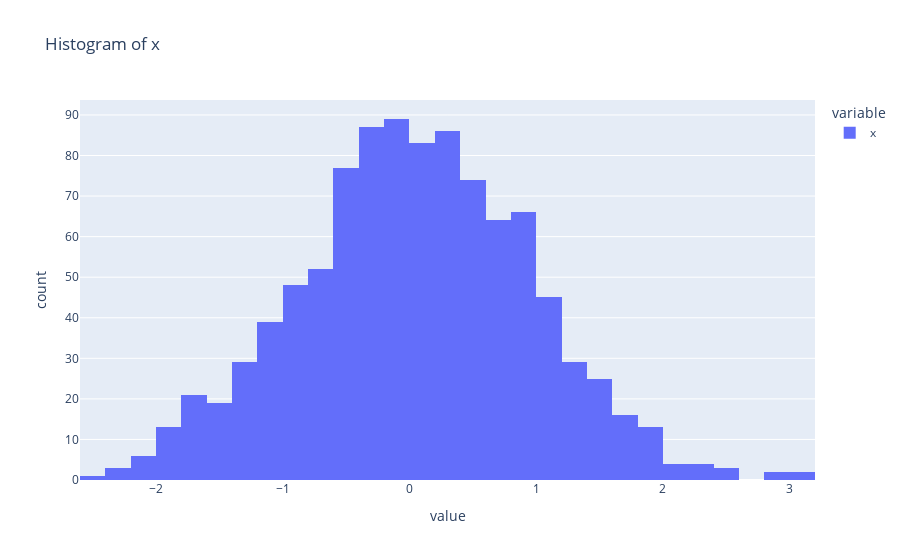

The code cell stored with this chart in its notebook:
### Code cell
pitch_data.show_x_location_hist()

### Figure 1 — Plotly figure (JSON) as saved in the notebook; plotly's stock layout.template omitted (floating-point values rounded to 4 significant figures; data arrays with more than 128 entries replaced by an {"elided": "..."} marker saying what was removed)
{"data": [{"alignmentgroup": "True", "bingroup": "x", "hovertemplate": "variable=x<br>value=%{x}<br>count=%{y}<extra></extra>", "legendgroup": "x", "marker": {"color": "#636efa", "pattern": {"shape": ""}}, "name": "x", "offsetgroup": "x", "orientation": "v", "showlegend": true, "type": "histogram", "x": {"elided": "1000 float values"}, "xaxis": "x", "yaxis": "y"}], "layout": {"barmode": "relative", "legend": {"title": {"text": "variable"}, "tracegroupgap": 0}, "title": {"text": "Histogram of x"}, "xaxis": {"anchor": "y", "domain": [0, 1], "title": {"text": "value"}}, "yaxis": {"anchor": "x", "domain": [0, 1], "title": {"text": "count"}}}}
